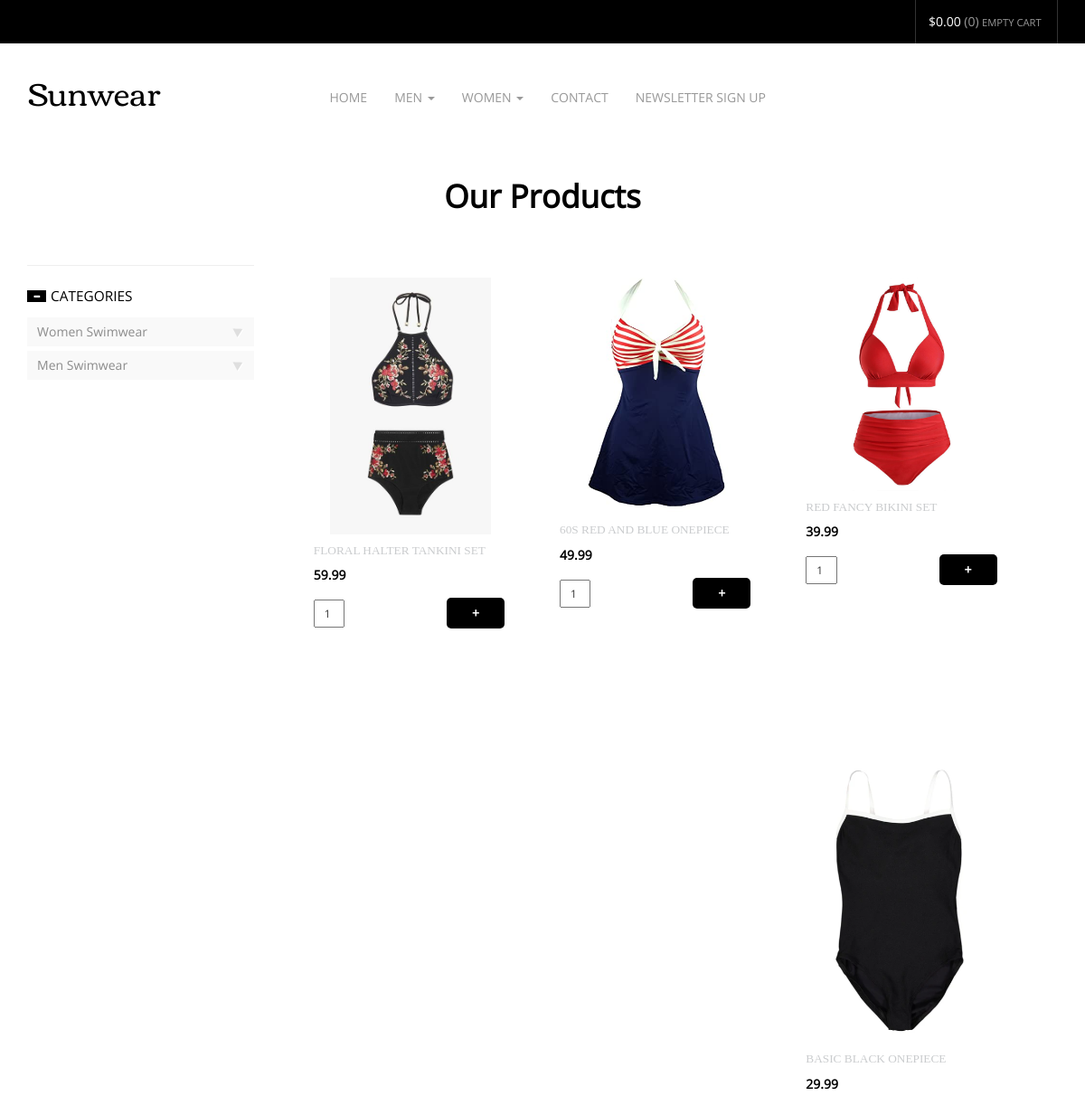
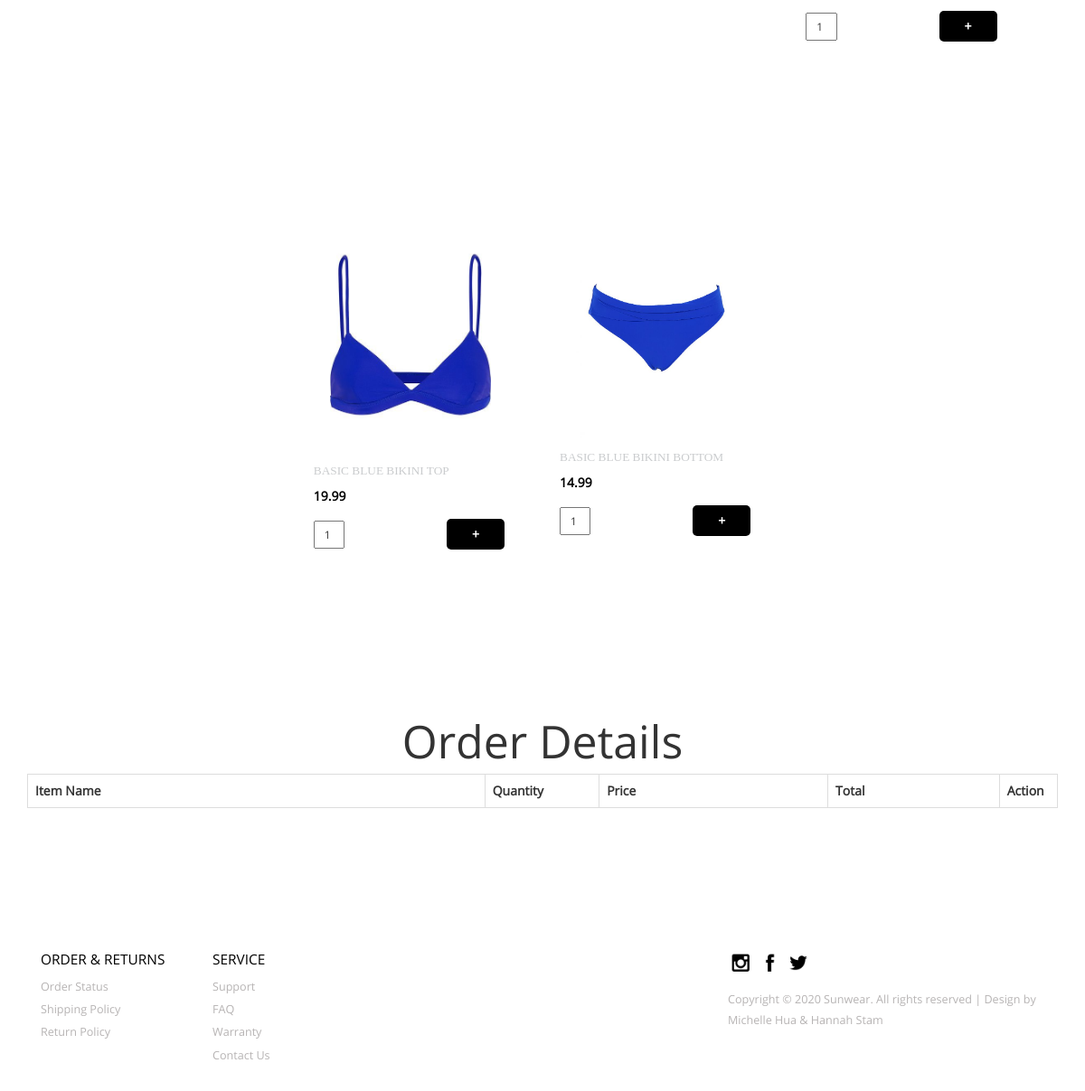
The app's page /htlw.php with its own data (2 pictures, top to bottom).
### tables this page shows
CREATE TABLE `Product` (
  `prod_id` int(11) NOT NULL,
  `dept` varchar(20) NOT NULL,
  `prod_name` varchar(255) NOT NULL,
  `price` double(10,2) NOT NULL,
  `image` varchar(255) NOT NULL,
  `descr` VARCHAR(500) NOT NULL,
  `sing` VARCHAR(100) NOT NULL
);

### htlw.php (the view, shortened to what this page needs)
<?php
	require_once 'login.php';
    $con = new mysqli($hn, $un, $pw, $db);
?>
<!DOCTYPE HTML>
<html>
	<head>
		<link href="css/bootstrap.css" rel="stylesheet" type="text/css" media="all"/>
		<link href="css/style.css" rel="stylesheet" type="text/css" media="all" />
		<link href="css/owl.carousel.css" rel="stylesheet">
		<link href="css/form.css" rel="stylesheet" type="text/css" media="all" />
	</head>
	<body>
		<div class="header">
			<div class="header-top">
				<div class="container">
					<div class="top-right">
						<ul>
								<li>
									<div class="cart box_1">
										<a href="checkout.php">
											<span class="simpleCart_total"> $0.00 </span> (<span id="simpleCart_quantity" class="simpleCart_quantity"> 0 </span>)
										</a>
										<p>
											<a href="javascript:;" class="simpleCart_empty">Empty cart</a>
										</p>
									</div>
								</li>
						</ul>
					</div>
				</div>
			</div>
			<div class="header-bottom">
				<div class="container">
					<div class="content white">
						<nav class="navbar navbar-default" role="navigation">
							<div class="navbar-header">
								<h1 class="navbar-brand"><a  href="index.php">Sunwear</a></h1>
							</div>
							<div class="collapse navbar-collapse" id="bs-example-navbar-collapse-1">
								<ul class="nav navbar-nav">
									<li>
										<a href="index.php">Home</a>
									</li>
									<li class="dropdown">
											<a href="#" class="dropdown-toggle" data-toggle="dropdown">Men <b class="caret"></b></a>
											</li>
											<li class="dropdown">
												<a href="#" class="dropdown-toggle" data-toggle="dropdown">Women <b class="caret"></b></a>
										</li>
									<li><a href="contact.php">Contact</a></li>
									<li><a href="newsletter.php">Newsletter Sign Up</a></li>
								</ul>
							</div>
						</nav>
					</div>
				</div>
		<div class="content">
			<div class="product-model">
	 			<div class="container">
                     <h2>Our Products</h2>
                     <div class="col-md-9 product-model-sec">
                     <?php
                        $query = "SELECT * FROM Product WHERE dept='women' ORDER BY price DESC";
                        $result = $con->query($query);
                        if(mysqli_num_rows($result) > 0){
							while($row = mysqli_fetch_array($result))
							{
							?>
								<a href="<?php echo $row['sing']; ?>"><div class="product-grid">
									<div class="product-img b-link-stripe b-animate-go  thickbox">
									<form method="post" action="productsW.php?action=add&id=<?php echo $row["prod_id"]; ?>">
										<img src="images/<?php echo $row['image']; ?>" class="img-responsive" alt=""/>
										<div class="b-wrapper">
										</div>
									</div>
								</a>
								<div class="product-info simpleCart_shelfItem">
									<div class="product-info-cust prt_name">
										<h4><?php echo $row['prod_name']; ?></h4>
										<span class="item_price"> <?php echo $row['price']; ?></span>
										<input type="text" name="quantity" class="item_quantity" value="1" />
										<input type="submit" class="item_add items" name="addToCart" value="+">
										<div class="clearfix"> </div>
									</div>
								</div>
								<br>
							<br>
							<br>
							<br>
							<br>
							<br>
							 </div>
							 <?php
							}
							}
							?>
				<div class="rsidebar span_1_of_left">
					 <section  class="sky-form">
						 <div class="product_right">
							 <h4 class="m_2"><span class="glyphicon glyphicon-minus" aria-hidden="true"></span>Categories</h4>
							  <div class="tab1">
								 <ul class="place">
									 <li class="sort">Women Swimwear</li>
									 <li class="by"><img src="images/do.png" alt=""></li>
										<div class="clearfix"> </div>
								  </ul>
					      </div>
						  <div class="tab2">
							 <ul class="place">
								 <li class="sort">Men Swimwear</li>
								 <li class="by"><img src="images/do.png" alt=""></li>
									<div class="clearfix"> </div>
							  </ul>
					      </div>
					 </section>
				 </div>
				<div class="table-responsive">
					<table class="table table-bordered">
					<caption style="font-size:50px" >Order Details</caption>
						<tr>
							<th width="40%">Item Name</th>
							<th width="10%">Quantity</th>
							<th width="20%">Price</th>
							<th width="15%">Total</th>
							<th width="5%">Action</th>
						</tr>
					</table>
					</div>
	<div class="footer-section">
	<div class="container">
		<div class="footer-grids">
			<div class="col-md-2 footer-grid">
					<h4>order & returns</h4>
					<ul>
						<li><a href="#">Order Status</a></li>
						<li><a href="#">Shipping Policy</a></li>
						<li><a href="#">Return Policy</a></li>
					</ul>
		</div>
			<div class="col-md-2 footer-grid">
			<h4>service</h4>
			<ul>
				<li><a href="#">Support</a></li>
				<li><a href="#">FAQ</a></li>
				<li><a href="#">Warranty</a></li>
				<li><a href="contact.php">Contact Us</a></li>
			</ul>
			</div>
			<div class="col-md-2 footer-grid">
			</div>
			<div class="col-md-2 footer-grid">
			</div>
			<div class="col-md-4 footer-grid1">
			<div class="social-icons">
				<a href="https://www.instagram.com/" target="_blank"><i class="icon"></i></a>
				<a href="https://www.facebook.com/" target="_blank"><i class="icon1"></i></a>
				<a href="https://twitter.com/" target="_blank"><i class="icon2"></i></a>
			</div>
		<p>Copyright &copy; 2020 Sunwear. All rights reserved | Design by Michelle Hua & Hannah Stam</a></p>
	</div>
	<div class="clearfix"></div>
</div>
</div>
</div>
</body>
</html>

### css/style.css (style rules this page uses)
body a { transition:0.5s all; -webkit-transition:0.5s all; -moz-transition:0.5s all; -o-transition:0.5s all; -ms-transition:0.5s all; }
h1,h2,h3,h4,h5,h6 { padding:0 0; margin:0 0; }
p { padding:0 0; margin:0 0; }
ul { padding:0 0; margin:0 0; }
body { padding:0 0; margin:0 0; font-family: 'OpenSans-Regular' }
.header-top { background-color: #000; }
.top-right ul li { display: inline-block; border-right: 1px solid; padding: 1em 1em; }
.top-right ul li:nth-child(1) { border-left: 1px solid; }
.top-right ul li a { font-size: 1em; text-transform: uppercase; color:#999; text-decoration: none; }
span.simpleCart_total { color:#fff; }
.cart.box_1 p { float: right; font-size: 0.8em; margin: 0.3em 0.3em 0; color:red !important; }
.top-right { float: right; }
.navbar-default { background-color: #fff; border-color: #fff; }
.navbar-default .navbar-nav > li > a { color: #999; text-transform: uppercase; }
.navbar { position: relative; min-height: 50px; margin-bottom: 0px; border: 1px solid transparent; float: left; width: 80%; }
.navbar-header { float: left; width: 35%; margin-top: 1em; }
.header-bottom { padding: 2em 0; }
h1.navbar-brand { text-transform: capitalize; font-family: 'Corben-Regular'; font-size: 2.5em; }
h1.navbar-brand a { text-decoration: none; color: #000; }
.navbar-nav > li > a { padding-top: 21px; }
.navbar-brand { float: left; font-size: 36px; line-height: 22px; padding:0; }
.footer-section { padding: 4em 0; }
.footer-grid h4 { font-size: 1.1em; text-transform: uppercase; color: #000; margin-bottom:0.5em; }
.footer-grid ul li { list-style: none; }
.footer-grid ul li a { font-size: 0.9em; text-decoration: none; line-height: 2em; color: #B7B4B4; list-style: none; text-transform: capitalize; }
.footer-grid1 p { font-size: 0.9em; color: #B7B4B4; line-height: 1.8em; }
.social-icons { margin-bottom: 1em; }
.social-icons a i { background: url(../images/img-sprite.png) no-repeat 0px 0px; width: 22px; height: 22px; display: inline-block; background-size: 320px; margin: 0 3px; }
.social-icons a i.icon1 { background-position: -22px 0px }
.social-icons a i.icon2 { background-position: -44px 0px }
.product-model { padding: 4em 0; }
.product-model-sec { margin: 4em 0 0 0; float: right; }
.rsidebar { display: block; float: left; margin: 4em 2em 0% 0; width: 22%; }
.b-link-stripe { position:relative; display:inline-block; vertical-align:top; font-weight: 300; overflow:hidden; width: 100%; }
.b-link-stripe .b-wrapper { position:absolute; width:100%; height:100%; top:0; left:0; text-align:center; color:#ffffff; overflow:hidden; }
.b-animate-go { text-decoration:none; }
.product-grid { width: 30%; margin: 0 3% 4% 0; float: left; position: relative; transition: 0.5s all; -webkit-transition: 0.5s all; -moz-transition: 0.5s all; -o-transition: 0.5s all; min-height: 200px; border-bottom:2px solid #fff; }
.product-img img { width: 100%; padding:1em 2.5em 0; }
.product-info-cust { padding: 0.8em 1.2em; }
.item_quantity { margin: 1em 0; font-size: 0.85em; padding: 5px 10px; display: block; width: 16%; float: left; }
.item_add { color:#fff; text-decoration:none; font-weight:600; padding:0.5em 2em; display:inline-block; border-radius:5px; -moz-border-radius: 5px; -webkit-border-radius: 5px; -o-border-radius: 5px; margin: 1.5em 16px 0px 0px; background:#000; border:none; outline:none; }
.prt_name { padding: 0.8em 1.2em; float:none; }
.items { margin:10px 0 0px 113px; }
.product-info-cust h4 { color: #caccce; font-size: 0.95em; font-family: 'Dosis-Bold'; text-transform: uppercase; }
span.item_price { color: #000; font-size: 1em; font-weight: 600; margin: 10px 0 5px; display:block; }
ul.place { margin: 5px 0; background: #f9f9f9; width: 100%; padding:0px 5px; cursor: pointer; }
ul.place li { display: inline-block; padding: 6px; }
ul.place li { color: #8c8c8c; text-decoration: none; cursor: pointer; }
ul.place li.sort { float:left; }
ul.place li.by { float:right; }
.product-model h2 { text-align: center; font-size: 2.5em; color: #000; text-transform: capitalize; font-weight: 600; }
.glyphicon-minus:before { content: "\2212"; color: #fff; font-size: 9px; background: #000; padding: 1px 6px; margin-right: 5px; }
.glyphicon-minus { top: -1px!important; }

### css/form.css (style rules this page uses)
.sky-form h4 { padding: 10px 0; text-transform: uppercase; color: #000; font-size:1.1em; }
section.sky-form { border-top:1px solid #eee; padding:1em 0; }

### records on screen
product: image (picture), prod_name "FLORAL HALTER TANKINI SET", price "59.99"
product: image (picture), prod_name "60S RED AND BLUE ONEPIECE", price "49.99"
product: image (picture), prod_name "RED FANCY BIKINI SET", price "39.99"
product: image (picture), prod_name "BASIC BLACK ONEPIECE", price "29.99"
product: image (picture), prod_name "BASIC BLUE BIKINI TOP", price "19.99"
product: image (picture), prod_name "BASIC BLUE BIKINI BOTTOM", price "14.99"
